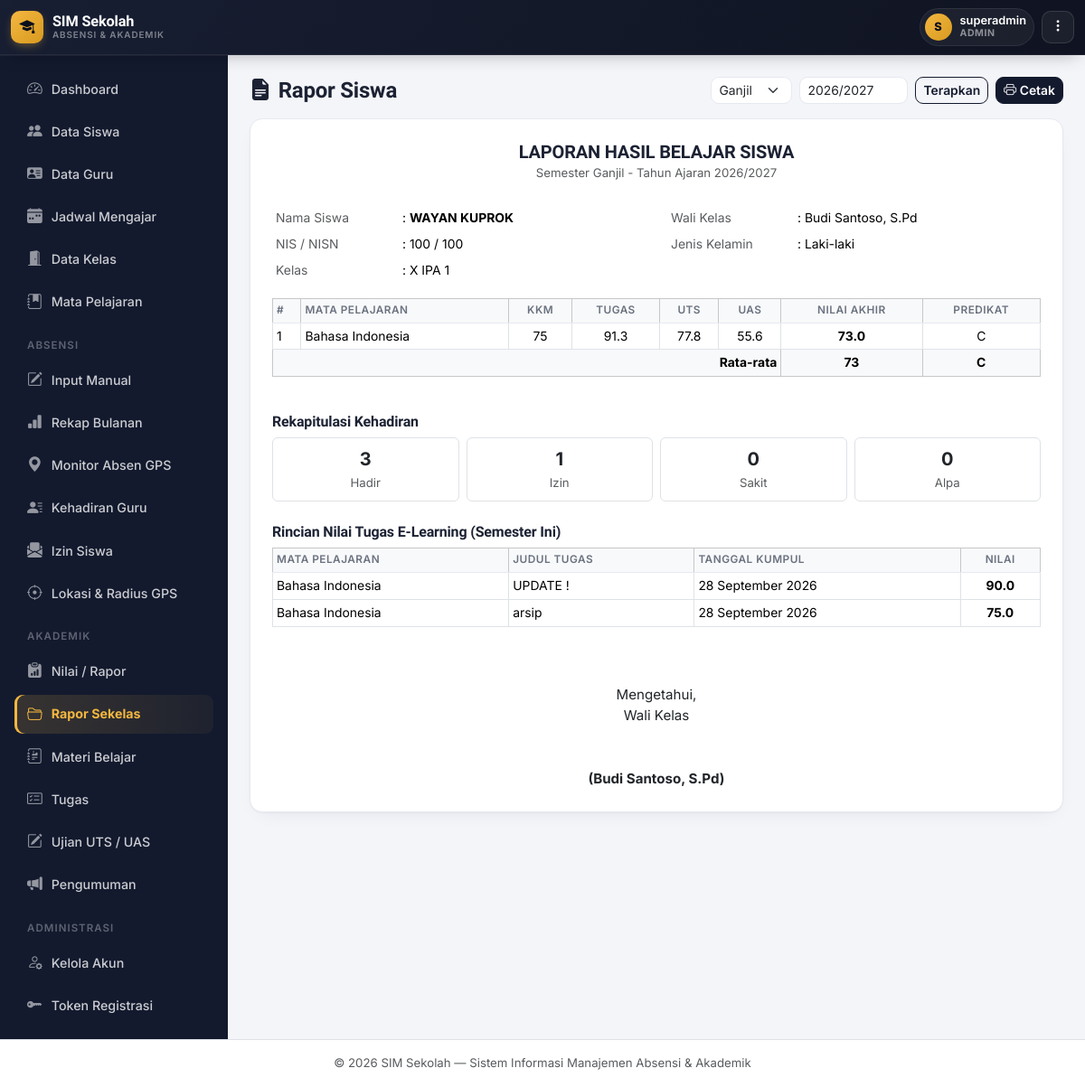
Page /rapor/rapor.php?siswa_id=1&semester=Ganjil&tahun_ajaran=2026/2027 (signed in) on the earlier database version.
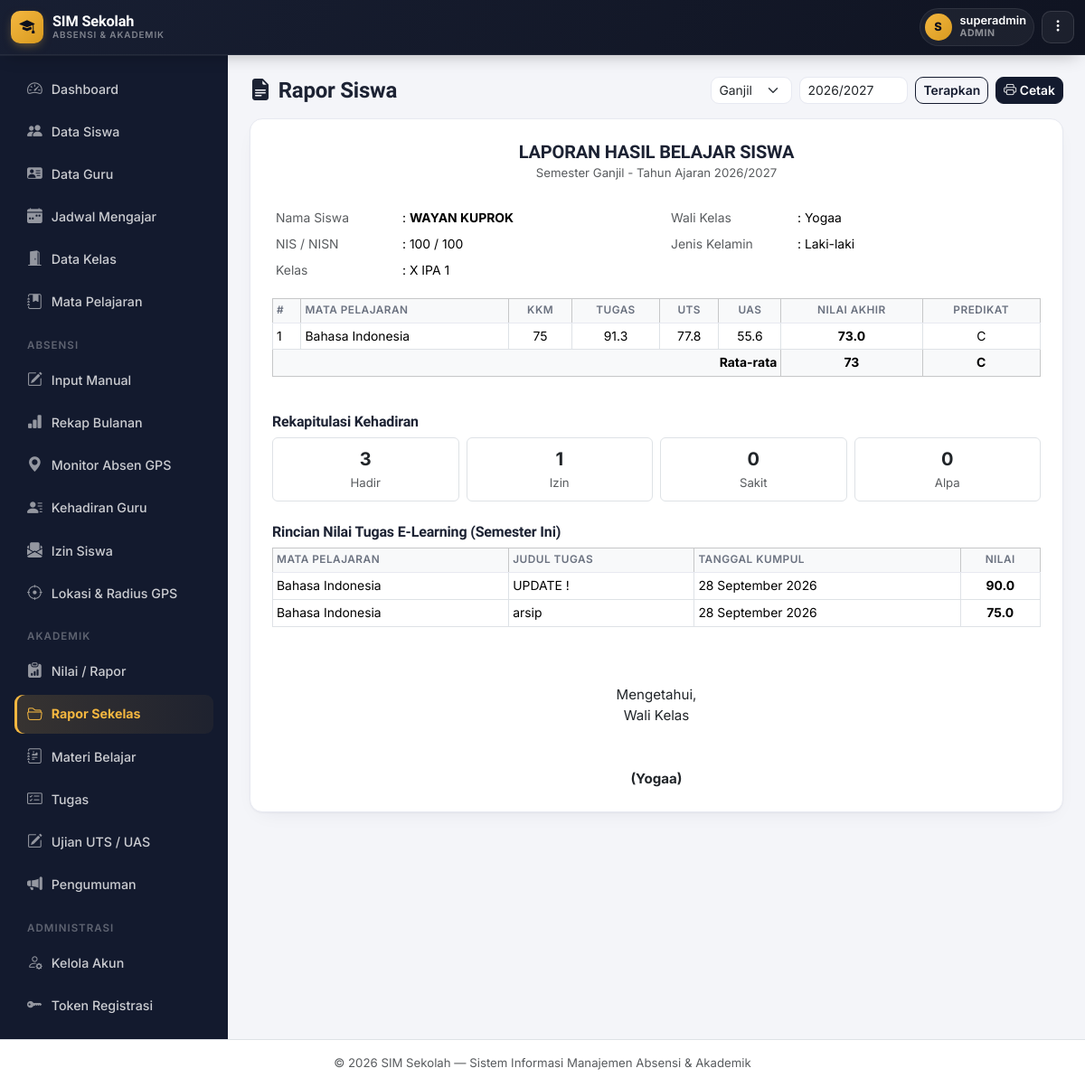
Same page on the later database version.
### tables this page shows
CREATE TABLE `siswa` (
  `id` int NOT NULL,
  `nis` varchar(20) NOT NULL,
  `nisn` varchar(20) DEFAULT NULL,
  `nama_lengkap` varchar(100) NOT NULL,
  `jenis_kelamin` enum('L','P') NOT NULL,
  `tempat_lahir` varchar(50) DEFAULT NULL,
  `tanggal_lahir` date DEFAULT NULL,
  `agama` varchar(30) DEFAULT NULL,
  `alamat` text,
  `no_hp` varchar(20) DEFAULT NULL,
  `email` varchar(100) DEFAULT NULL,
  `nama_ayah` varchar(100) DEFAULT NULL,
  `nama_ibu` varchar(100) DEFAULT NULL,
  `no_hp_ortu` varchar(20) DEFAULT NULL,
  `pekerjaan_ortu` varchar(50) DEFAULT NULL,
  `foto` varchar(255) DEFAULT NULL,
  `kelas_id` int DEFAULT NULL,
  `status` enum('Aktif','Pindah','Lulus','Keluar') DEFAULT 'Aktif',
  `tanggal_masuk` date DEFAULT NULL,
  `created_at` timestamp NULL DEFAULT CURRENT_TIMESTAMP
);

CREATE TABLE `kelas` (
  `id` int NOT NULL,
  `nama_kelas` varchar(50) NOT NULL,
  `tingkat` varchar(10) NOT NULL,
  `jurusan` varchar(50) DEFAULT NULL,
  `wali_kelas` varchar(100) DEFAULT NULL,
  `wali_kelas_user_id` int DEFAULT NULL,
  `tahun_ajaran` varchar(20) NOT NULL,
  `created_at` timestamp NULL DEFAULT CURRENT_TIMESTAMP
);

### includes/functions.php (called while the page is built, shortened)
<?php
function clean($str) {
    return htmlspecialchars(trim($str ?? ''), ENT_QUOTES, 'UTF-8');
}

### rapor/rapor.php (the view, shortened to what the changed rows need)
<?php
require_once __DIR__ . '/../includes/auth.php';
$siswa_id = (int)($_GET['siswa_id'] ?? 0);
$stmt = $pdo->prepare("SELECT s.*, k.nama_kelas, k.wali_kelas FROM siswa s LEFT JOIN kelas k ON s.kelas_id = k.id WHERE s.id = ?");
$stmt->execute([$siswa_id]);
$siswa = $stmt->fetch();
$semester     = $_GET['semester'] ?? 'Ganjil';
$tahun_ajaran = $_GET['tahun_ajaran'] ?? '2025/2026';
$stmt = $pdo->prepare("
    SELECT m.nama_mapel, et.judul, et.deadline, ep.nilai, ep.tanggal_kumpul
    FROM elearning_pengumpulan ep
    JOIN elearning_tugas et ON ep.tugas_id = et.id
    JOIN mata_pelajaran m ON et.mapel_id = m.id
    WHERE ep.siswa_id = ? AND ep.nilai IS NOT NULL AND et.semester = ? AND et.tahun_ajaran = ?
    ORDER BY m.nama_mapel, et.deadline
");
$stmt->execute([$siswa_id, $semester, $tahun_ajaran]);
$tugasSemesterIni = $stmt->fetchAll();
include __DIR__ . '/../includes/header.php';
?>
<div class="card p-4" id="areaRapor">
  <div class="row mb-3">
    <div class="col-md-6">
      <table class="table table-borderless table-sm mb-0">
        <tr><td class="text-muted" style="width:140px;">Nama Siswa</td><td>: <strong><?= clean($siswa['nama_lengkap']) ?></strong></td></tr>
        <tr><td class="text-muted">NIS / NISN</td><td>: <?= clean($siswa['nis']) ?> / <?= clean($siswa['nisn'] ?: '-') ?></td></tr>
        <tr><td class="text-muted">Kelas</td><td>: <?= clean($siswa['nama_kelas'] ?? '-') ?></td></tr>
      </table>
    </div>
    <div class="col-md-6">
      <table class="table table-borderless table-sm mb-0">
        <tr><td class="text-muted" style="width:140px;">Wali Kelas</td><td>: <?= clean($siswa['wali_kelas'] ?? '-') ?></td></tr>
      </table>
    </div>
  </div>
  <table class="table table-bordered table-sm">
    <thead class="table-light">
      <tr><th>#</th><th>Mata Pelajaran</th><th class="text-center">KKM</th><th class="text-center">Tugas</th><th class="text-center">UTS</th><th class="text-center">UAS</th><th class="text-center">Nilai Akhir</th><th class="text-center">Predikat</th></tr>
    </thead>
  </table>
  <?php if (!empty($tugasSemesterIni)): ?>
  <table class="table table-bordered table-sm">
    <thead class="table-light">
      <tr><th>Mata Pelajaran</th><th>Judul Tugas</th><th>Tanggal Kumpul</th><th class="text-center">Nilai</th></tr>
    </thead>
  </table>
  <?php endif; ?>
  <div class="row mt-5 text-center">
    <div class="col-4">
      <p class="mb-5">Mengetahui,<br>Wali Kelas</p>
      <p class="fw-bold mb-0">(<?= clean($siswa['wali_kelas'] ?? '.......................') ?>)</p>
    </div>
  </div>
</div>
<?php include __DIR__ . '/../includes/footer.php'; ?>

Differences in the rows shown:
changed through a linked row, siswa "WAYAN KUPROK": kelas.wali_kelas "Budi Santoso, S.Pd" → "Yogaa"
